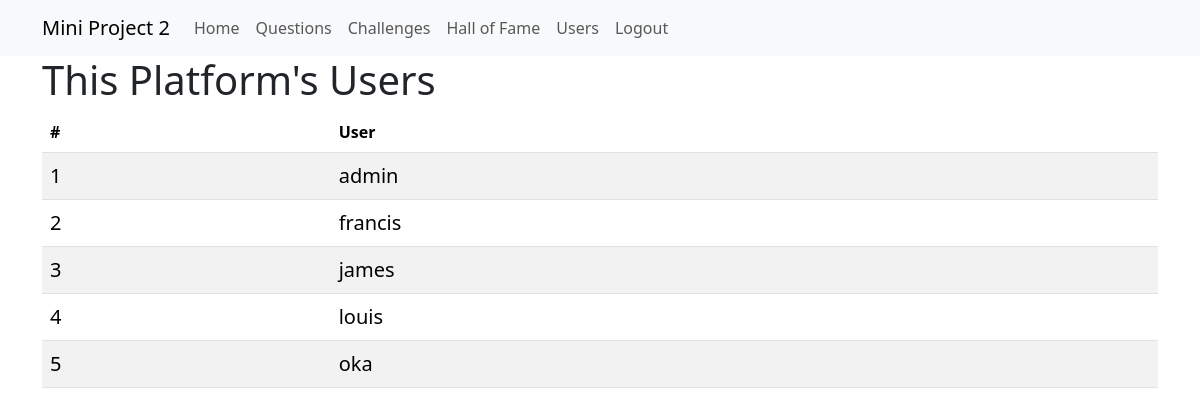
The app's page /users/ (signed in) with its own data.
### app/models.py (models this page shows, shortened)
class User(UserMixin, db.Model):
	__tablename__ = 'user'
	id = db.Column(db.Integer, primary_key=True)
	username = db.Column(db.String(64), index=True, unique=True)
	password_hash = db.Column(db.String(128))
	questions = db.relationship('Question', backref='from_user',
								lazy='dynamic')
	challenges = db.relationship('Challenge', secondary=association_table,
								backref=db.backref('to_user'),
								lazy='dynamic')
	records = db.relationship('TimeRecord',
								backref=db.backref('user_challenge'),
								lazy='dynamic')

### app/routes.py (the view)
@application.route('/users/')
@login_required
def users():
	prefix = application.wsgi_app.prefix[:-1]
	users = User.query.all()
	mergesort(users, lambda item: item.username)
	usernames = [u.username for u in users]
	return render_template('users.html', title='Users',
							users=usernames, prefix=prefix)

### app/models.py (called while the page is built)
@login.user_loader
def load_user(id):
	return User.query.get(int(id))

### app/serverlibrary.py (called while the page is built)
def merge(array, p, q, r, byfunc=None):
    nleft = q - p +1
    nright = r - q
    leftarray = array[p:q+1]
    rightarray = array[q+1:r+1]
    left = 0
    right = 0
    dest = p
    while left < nleft and right < nright:
        if (byfunc(leftarray[left]) < byfunc(rightarray[right])) if byfunc else (leftarray[left] < rightarray[right]):
            array[dest] = leftarray[left]
            left += 1
        else:
            array[dest] = rightarray[right]
            right += 1
        dest += 1
    while left < nleft:
        array[dest] = leftarray[left]
        left += 1
        dest += 1
    while right < nright:
        array[dest] = rightarray[right]
        right += 1
        dest += 1

def mergesort_recursive(array, p, r, byfunc=None):
    if r - p > 0:
        q = (r+p) // 2
        mergesort_recursive(array, p, q, byfunc)
        mergesort_recursive(array, q+1, r, byfunc)
        merge(array, p, q, r, byfunc)

def mergesort(array, byfunc=None):
    mergesort_recursive(array, 0, len(array)-1, byfunc)

### app/templates/users.html
{% extends "base.html" %}
{% block app_content %}
<h1>This Platform's Users</h1>
<table class="table table-striped" >
  <thead>
    <tr>
      <th scope="col">#</th>
      <th scope="col">User</th>
    </tr>
  </thead>
  <tbody>
  {% for idx in range(users|length) %}
  	<tr>
      <th scope="row" class="lead">{{ idx+1 }}</th>
      <td class="lead">
      	{{ users[idx] }}
      </td>
    </tr>
  {% endfor %}
  </tbody>
</table>
{% endblock %}

### records on screen
User: username "admin"
User: username "francis"
User: username "james"
User: username "louis"
User: username "oka"

### other values on screen
{{ idx+1 }} "1" "2" "3" "4" "5"
